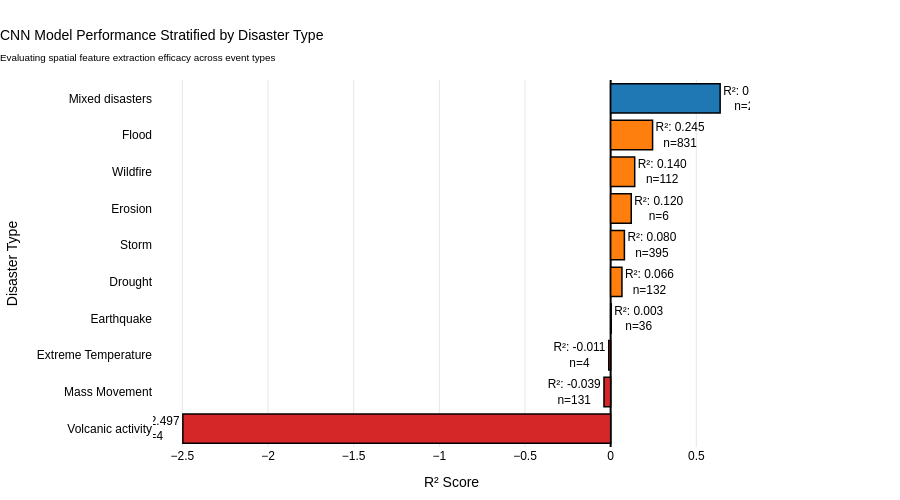

Notebook code for this chart:
### Code cell
# %%
import torch
import numpy as np
import pandas as pd
from sklearn.metrics import r2_score
import plotly.express as px
import plotly.graph_objects as go

# =========================================================
# 1. GATHER PREDICTIONS FROM THE CNN
# =========================================================
print("Running inference on the test set...")
model.eval()
all_preds = []
all_targets = []

with torch.no_grad():
    for viirs, rgb, tab, targets in test_loader:
        # Move tensors to device
        viirs = viirs.to(device)
        rgb = rgb.to(device)
        tab = tab.to(device)
        
        # Forward pass
        preds = model(viirs, rgb, tab)
        
        # Move back to CPU and convert to flat numpy arrays
        all_preds.extend(preds.cpu().numpy().flatten())
        all_targets.extend(targets.cpu().numpy().flatten())

# =========================================================
# 2. BUILD RESULTS DATAFRAME
# =========================================================
# Since test_loader has shuffle=False, it perfectly aligns with test_df
results_cnn_df = pd.DataFrame({
    'iso3': test_df['iso3'].values,
    'type': test_df['type'].values,
    'y_true': all_targets,
    'y_pred_cnn': all_preds
})

# Safe R2 function requires at least 2 samples to calculate variance
def safe_r2(g, pred_col):
    if len(g) > 1:
        return r2_score(g['y_true'], g[pred_col])
    return np.nan

# Calculate R2 per Country and Type
r2_by_country_cnn = results_cnn_df.groupby('iso3').apply(lambda g: safe_r2(g, 'y_pred_cnn')).dropna().sort_values(ascending=False)
r2_by_type_cnn = results_cnn_df.groupby('type').apply(lambda g: safe_r2(g, 'y_pred_cnn')).dropna().sort_values(ascending=False)

# =========================================================
# 3. FIGURE 1: CHOROPLETH MAP
# =========================================================
print("Generating Choropleth Map...")
r2_country_df = r2_by_country_cnn.reset_index()
r2_country_df.columns = ["iso3", "r2"]

fig_map = px.choropleth(
    r2_country_df,
    locations="iso3",
    color="r2",
    hover_name="iso3",
    hover_data={"r2": ":.4f", "iso3": False},
    color_continuous_scale="RdYlGn",
    range_color=[-0.2, 0.8], # Keeping the same scale as XGBoost for direct comparison
    labels={"r2": "R² Score"}
)

fig_map.update_geos(
    projection_type="natural earth",
    showframe=True,
    showcoastlines=True,
    coastlinecolor="RebeccaPurple",
    showland=True,
    landcolor="rgb(243, 243, 243)",
    bgcolor="rgba(240, 248, 255, 0.5)"
)

fig_map.update_layout(
    template="plotly_white",
    height=600,
    width=1200,
    margin=dict(l=10, r=10, t=80, b=10),
    font=dict(family="Arial", size=12, color="black"),
    title=dict(
        text="CNN Model Performance: R² Score by Country<br><sub>Deep learning predictions for climate-displaced populations</sub>",
        x=0.01,
        xanchor="left",
        font=dict(size=15, color="black", family="Arial")
    ),
    coloraxis_colorbar=dict(
        title="R² Score",
        thickness=20,
        len=0.7,
        x=1.02,
        outlinewidth=2,
        outlinecolor="black",
        tickformat=".2f",
        tickfont=dict(size=11)
    ),
)

fig_map.write_html("CNN_R2_Choropleth_Map.html")
# fig_map.write_image("CNN_R2_Choropleth_Map.pdf", engine="kaleido") # Uncomment if kaleido is installed
fig_map.show()

# =========================================================
# 4. FIGURE 2: DISASTER TYPE PERFORMANCE
# =========================================================
print("Generating Disaster Type Bar Chart...")
type_counts = results_cnn_df.groupby('type').size().reset_index(name='count')
r2_type_df = r2_by_type_cnn.reset_index()
r2_type_df.columns = ["type", "r2"]
r2_type_df = r2_type_df.merge(type_counts, on="type")

# Sort by R2 descending for the plot
r2_type_df = r2_type_df.sort_values("r2", ascending=True)

# Color function based on performance thresholds
def get_color(r2):
    if r2 > 0.6:
        return "#1f77b4"  # Blue - excellent
    elif r2 > 0.4:
        return "#2ca02c"  # Green - good
    elif r2 > 0:
        return "#ff7f0e"  # Orange - moderate
    else:
        return "#d62728"  # Red - poor

colors_type = [get_color(x) for x in r2_type_df["r2"]]

fig_type = go.Figure(data=[
    go.Bar(
        y=r2_type_df["type"],
        x=r2_type_df["r2"],
        orientation='h',
        marker=dict(
            color=colors_type,
            line=dict(color="black", width=1.5)
        ),
        text=[f"R²: {r2:.3f}<br>n={count}" for r2, count in zip(r2_type_df["r2"], r2_type_df["count"])],
        textposition="outside",
        hovertemplate="<b>%{y}</b><br>R² Score: %{x:.4f}<extra></extra>",
        showlegend=False
    )
])

fig_type.update_layout(
    template="plotly_white",
    height=500,
    width=900,
    margin=dict(l=150, r=150, t=80, b=50),
    font=dict(family="Arial", size=12, color="black"),
    title=dict(
        text="CNN Model Performance Stratified by Disaster Type<br><sub>Evaluating spatial feature extraction efficacy across event types</sub>",
        x=0.0,
        xanchor="left",
        font=dict(size=14, color="black")
    ),
    xaxis=dict(
        title="R² Score",
        showgrid=True,
        gridwidth=1,
        gridcolor="rgba(128,128,128,0.2)",
        zeroline=True,
        zerolinewidth=2,
        zerolinecolor="black"
    ),
    yaxis=dict(
        title="Disaster Type",
        showgrid=False,
    ),
)

fig_type.write_html("CNN_R2_by_DisasterType.html")
# fig_type.write_image("CNN_R2_by_DisasterType.pdf", engine="kaleido") # Uncomment if kaleido is installed
fig_type.show()

# =========================================================
# 5. PRINT SUMMARY
# =========================================================
print("\n" + "="*70)
print("CNN R² PERFORMANCE ANALYSIS COMPLETE")
print("="*70)
print(f"\n📊 GEOGRAPHIC INSIGHTS (CNN):")
print(f"  • Countries analyzed: {len(r2_by_country_cnn)}")
print(f"  • Countries with positive R²: {(r2_by_country_cnn > 0).sum()}")
if not r2_by_country_cnn.empty:
    print(f"  • Mean R² (all countries): {r2_by_country_cnn.mean():.4f}")
    print(f"  • Best performing country: {r2_by_country_cnn.idxmax()} (R² = {r2_by_country_cnn.max():.4f})")

print(f"\n⚠️  DISASTER TYPE INSIGHTS (CNN):")
print(f"  • Disaster types: {len(r2_by_type_cnn)}")
print(f"  • Types with positive R²: {(r2_by_type_cnn > 0).sum()}")
if not r2_by_type_cnn.empty:
    print(f"  • Best type: {r2_by_type_cnn.idxmax()} (R² = {r2_by_type_cnn.max():.4f})")
    print(f"  • Most challenging: {r2_by_type_cnn.idxmin()} (R² = {r2_by_type_cnn.min():.4f})")
print("="*70)

### Figure 1 — Plotly figure (JSON) as saved in the notebook; plotly's stock layout.template omitted (floating-point values rounded to 4 significant figures)
{"data": [{"hovertemplate": "<b>%{y}</b><br>R² Score: %{x:.4f}<extra></extra>", "marker": {"color": ["#d62728", "#d62728", "#d62728", "#ff7f0e", "#ff7f0e", "#ff7f0e", "#ff7f0e", "#ff7f0e", "#ff7f0e", "#1f77b4"], "line": {"color": "black", "width": 1.5}}, "orientation": "h", "showlegend": false, "text": ["R²: -2.497<br>n=4", "R²: -0.039<br>n=131", "R²: -0.011<br>n=4", "R²: 0.003<br>n=36", "R²: 0.066<br>n=132", "R²: 0.080<br>n=395", "R²: 0.120<br>n=6", "R²: 0.140<br>n=112", "R²: 0.245<br>n=831", "R²: 0.639<br>n=28"], "textposition": "outside", "type": "bar", "x": [-2.497, -0.03896, -0.01111, 0.003175, 0.06594, 0.08025, 0.1203, 0.1404, 0.2447, 0.6392], "y": ["Volcanic activity", "Mass Movement", "Extreme Temperature", "Earthquake", "Drought", "Storm", "Erosion", "Wildfire", "Flood", "Mixed disasters"]}], "layout": {"font": {"color": "black", "family": "Arial", "size": 12}, "height": 500, "margin": {"b": 50, "l": 150, "r": 150, "t": 80}, "title": {"font": {"color": "black", "size": 14}, "text": "CNN Model Performance Stratified by Disaster Type<br><sub>Evaluating spatial feature extraction efficacy across event types</sub>", "x": 0, "xanchor": "left"}, "width": 900, "xaxis": {"gridcolor": "rgba(128,128,128,0.2)", "gridwidth": 1, "showgrid": true, "title": {"text": "R² Score"}, "zeroline": true, "zerolinecolor": "black", "zerolinewidth": 2}, "yaxis": {"showgrid": false, "title": {"text": "Disaster Type"}}}}
